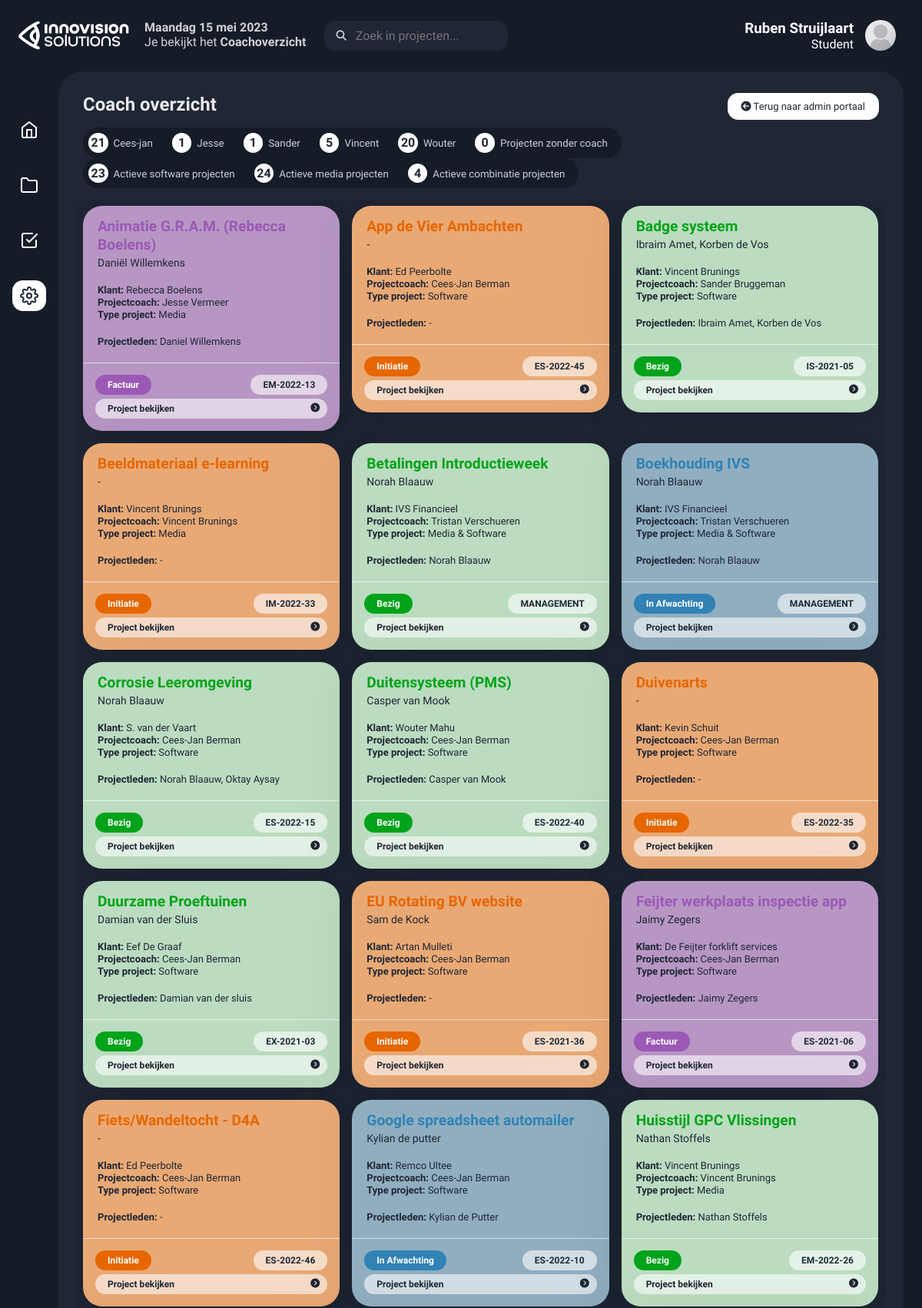
/admin_coach.php (signed in, upper part), run on the app's committed database.
### tables this page shows
CREATE TABLE IF NOT EXISTS `users` (
  `id` int NOT NULL AUTO_INCREMENT,
  `username` varchar(50) NOT NULL,
  `naam` varchar(200) NOT NULL DEFAULT 'Naam Achternaam',
  `email` varchar(200) NOT NULL DEFAULT 'naam@email.com',
  `accounttype` varchar(15) NOT NULL DEFAULT 'Gedeactiveerd',
  `password` varchar(255) NOT NULL,
  PRIMARY KEY (`id`)
);

CREATE TABLE IF NOT EXISTS `project` (
  `id` int NOT NULL AUTO_INCREMENT,
  `projectnaam` varchar(300) NOT NULL,
  `projectleider` varchar(200) NOT NULL,
  `klant` varchar(200) NOT NULL,
  `prio` varchar(200) NOT NULL,
  `projectcoach` varchar(200) NOT NULL,
  `telefoonnummer` varchar(200) NOT NULL,
  `emailklant` varchar(200) NOT NULL,
  `projectleden` varchar(1000) NOT NULL,
  `initiatieleider` varchar(200) NOT NULL,
  `project_status` varchar(20) NOT NULL DEFAULT 'In review',
  `opmerkingen` varchar(10000) NOT NULL DEFAULT 'Geen opmerkingen.',
  `opleiding` varchar(200) NOT NULL,
  `administratienummer` varchar(10) NOT NULL,
  `bewerkt_door` varchar(60) NOT NULL DEFAULT '-',
  `bewerkt_datum` varchar(25) DEFAULT '-',
  PRIMARY KEY (`id`)
);

### config/db_config.php (called while the page is built, shortened)
<?php
$months = [
  'January' => 'januari',
  'February' => 'februari',
  'March' => 'maart',
  'April' => 'april',
  'May' => 'mei',
  'June' => 'juni',
  'July' => 'juli',
  'August' => 'augustus',
  'September' => 'september',
  'October' => 'oktober',
  'November' => 'november',
  'December' => 'december'
];
$weekdays = [
  'Monday' => 'Maandag',
  'Tuesday' => 'Dinsdag',
  'Wednesday' => 'Woensdag',
  'Thursday' => 'Donderdag',
  'Friday' => 'Vrijdag',
  'Saturday' => 'Zaterdag',
  'Sunday' => 'Zondag'
];
$datetime = date('l j F Y');
$datetime = str_replace(array_keys($months),   array_values($months),   $datetime);
$datetime = str_replace(array_keys($weekdays), array_values($weekdays), $datetime);
?>

### admin_coach.php (the view, shortened to what this page needs)
<?php include("config/db_config.php");
?>
<!DOCTYPE html>
<html lang="en">
<head>
  <link rel="stylesheet" href="https://cdnjs.cloudflare.com/ajax/libs/normalize/5.0.0/normalize.min.css">
  <link rel="stylesheet" href="style.css">
</head>
<body>
<div class="app-container">
  <div class="app-header">
    <div class="app-header-left">
<?php
$sql = "SELECT * FROM project WHERE project_status!='Afgerond' AND project_status!='Gestopt' ORDER BY projectnaam;";
$result = mysqli_query($conn, $sql);
$resultCheck = mysqli_num_rows($result);
$sql = "SELECT * FROM `project` WHERE projectcoach='Wouter Mahu' AND project_status!='Afgerond' AND project_status!='Gestopt' AND project_status!='On Hold' ORDER BY projectnaam;";
$wouter = mysqli_query($conn, $sql);
$resultWouter = mysqli_num_rows($wouter);
$sql = "SELECT * FROM `project` WHERE projectcoach='Sander Bruggeman' AND project_status!='Afgerond' AND project_status!='Gestopt' AND project_status!='On Hold' ORDER BY projectnaam;";
$sander = mysqli_query($conn, $sql);
$resultSander = mysqli_num_rows($sander);
$sql = "SELECT * FROM `project` WHERE projectcoach='Vincent Brunings' AND project_status!='Afgerond' AND project_status!='Gestopt' AND project_status!='On Hold' ORDER BY projectnaam;";
$vincent = mysqli_query($conn, $sql);
$resultVincent = mysqli_num_rows($vincent);
$sql = "SELECT * FROM `project` WHERE projectcoach='Cees-Jan Berman' AND project_status!='Afgerond' AND project_status!='Gestopt' AND project_status!='On Hold' ORDER BY projectnaam;";
$ceesjan = mysqli_query($conn, $sql);
$resultCeesjan = mysqli_num_rows($ceesjan);
$sql = "SELECT * FROM `project` WHERE projectcoach='Jesse Vermeer' AND project_status!='Afgerond' AND project_status!='Gestopt' AND project_status!='On Hold' ORDER BY projectnaam;";
$jesse = mysqli_query($conn, $sql);
$resultJesse = mysqli_num_rows($jesse);
$sql = "SELECT * FROM `project` WHERE projectcoach='-' AND project_status!='Afgerond' AND project_status!='Gestopt' AND project_status!='On Hold' ORDER BY projectnaam;";
$coachloos = mysqli_query($conn, $sql);
$resultCoachloos = mysqli_num_rows($coachloos);
$sql = "SELECT * FROM `project` WHERE opleiding='Software' AND project_status!='Afgerond' AND project_status!='Gestopt' AND project_status!='On Hold' ORDER BY projectnaam;";
$software = mysqli_query($conn, $sql);
$resultSoftware = mysqli_num_rows($software);
$sql = "SELECT * FROM `project` WHERE opleiding='Media' AND project_status!='Afgerond' AND project_status!='Gestopt' AND project_status!='On Hold' ORDER BY projectnaam;";
$media = mysqli_query($conn, $sql);
$resultMedia = mysqli_num_rows($media);
$sql = "SELECT * FROM `project` WHERE opleiding='Media & Software' AND project_status!='Afgerond' AND project_status!='Gestopt' AND project_status!='On Hold' ORDER BY projectnaam;";
$combinatie = mysqli_query($conn, $sql);
$resultCombinatie = mysqli_num_rows($combinatie);
$searchresult = $_GET['search'] ?? '';
$sql = "SELECT * FROM `project` WHERE `projectnaam` LIKE '%".$searchresult."%' OR `projectleider` LIKE '%".$searchresult."%' OR `klant` LIKE '%".$searchresult."%' OR `projectleden` LIKE '%".$searchresult."%';";
$resultzoekopdracht = mysqli_query($conn, $sql);
$resultNummerZoek = mysqli_num_rows($resultzoekopdracht);
?>
<div class="item-status" style="margin-top:-5px;">
    <span class="status-type2"> <?php
      echo " <b>" . $datetime . "</b>";?><br>
      Je bekijkt het <b>Coachoverzicht</b></span>
  </div>
  <div class="search-wrapper">
        <form action="" method="GET">
        <input class="search-input" type="text" placeholder="Zoek in projecten..." name="search" id="search" value="">
        <button class="button-search" type="submit" name="searchnow"><i class="fas fa-search"></i></button>
        </form>
      </div>
  </div>
  <div class="app-header-right">
  <?php
  $persoonlijkepagina = $_SESSION['name'];
    $query = "SELECT * FROM `users` WHERE `username` = '".$persoonlijkepagina."'";
    $rows = mysqli_query($conn, $query);
    while($row = mysqli_fetch_assoc($rows))
    {
      echo'<div class="dropdown" style="float:right;">';
      echo'<div class="headeraccounts">';
      echo'<img src="img/avatar.png" alt="Avatar" class="avatar">';
      echo'<h3> ' , $row["naam"] , '</h3>';
      echo'<p>' , $row["accounttype"] , '</p>';
      echo'</div>';
      echo'<div class="dropdown-content">';
      echo'</div></div>';
    }
  ?>
    </div>
</div>
<div class="app-content">
  <div class="app-sidebar">
  <a href="index.php" class="app-sidebar-link">
    <svg xmlns="http://www.w3.org/2000/svg" width="24" height="24" viewBox="0 0 24 24" fill="none" stroke="currentColor" stroke-width="2" stroke-linecap="round" stroke-linejoin="round" class="feather feather-home">
      <path d="M3 9l9-7 9 7v11a2 2 0 0 1-2 2H5a2 2 0 0 1-2-2z" />
      <polyline points="9 22 9 12 15 12 15 22" />
    </svg>
  </a>
  <a href="projects.php" class="app-sidebar-link">
    <svg xmlns="http://www.w3.org/2000/svg" width="24" height="24" viewBox="0 0 24 24" fill="none" stroke="currentColor" stroke-width="2" stroke-linecap="round" stroke-linejoin="round" class="feather feather-folder">
      <path d="M22 19a2 2 0 0 1-2 2H4a2 2 0 0 1-2-2V5a2 2 0 0 1 2-2h5l2 3h9a2 2 0 0 1 2 2z"></path>
    </svg>
  </a>
  <a href="tickets.php" class="app-sidebar-link">
  </a>
  <a href="admin.php" class="app-sidebar-link active">
  </a>
</div>
  <div class="projects-section">
    <div class="projects-section-header">
      <p>Coach overzicht</p>
      <div class="newprojectbutton">
      <a href="admin.php"><button><i class="fas fa-arrow-circle-left"></i> Terug naar admin portaal</button></a>
    </div>
    </div>
    <div class="projects-section-line" style="margin-bottom: -15px;">
      <div class="projects-status">
      <div class="item-status">
      <form action="" method="post" class="statusformulier">
        <div class="status-type"><span class="bezig2" style="background: #FFFFFF"><?php echo $resultCeesjan; ?></span><input type="submit" class="filterbutton" name="ceesjan" value="Cees-jan"></div>
        <div class="status-type"><span class="bezig2" style="background: #FFFFFF"><?php echo $resultJesse; ?></span><input type="submit" class="filterbutton" name="jesse" value="Jesse"></div>
        <div class="status-type"><span class="bezig2" style="background: #FFFFFF"><?php echo $resultSander; ?></span><input type="submit" class="filterbutton" name="sander" value="Sander"></div>
        <div class="status-type"><span class="bezig2" style="background: #FFFFFF"><?php echo $resultVincent; ?></span><input type="submit" class="filterbutton" name="vincent" value="Vincent"></div>
        <div class="status-type"><span class="bezig2" style="background: #FFFFFF"><?php echo $resultWouter; ?></span><input type="submit" class="filterbutton" name="wouter" value="Wouter"></div>
        <div class="status-type"><span class="bezig2" style="background: #FFFFFF"><?php echo $resultCoachloos; ?></span><input type="submit" class="filterbutton" name="coachloos" value="Projecten zonder coach"></div>
      </form></div></div></div>
      <div class="projects-section-line">
      <div class="projects-status">
      <div class="item-status">
      <form action="" method="post" class="statusformulier">
      <div class="status-type"><span class="bezig2" style="background: #FFFFFF"><?php echo $resultSoftware; ?></span><input type="submit" class="filterbutton" name="software" value="Actieve software projecten"></div>
        <div class="status-type"><span class="bezig2" style="background: #FFFFFF"><?php echo $resultMedia; ?></span><input type="submit" class="filterbutton" name="media" value="Actieve media projecten"></div>
        <div class="status-type"><span class="bezig2" style="background: #FFFFFF"><?php echo $resultCombinatie; ?></span><input type="submit" class="filterbutton" name="combinatie" value="Actieve combinatie projecten"></div>
        </form>
      </div>
      </div>
    </div>
  <div class="project-boxes jsGridView">
      <?php
        if (isset($_POST["bezig"])) {
          $result = $bezig;
          $resultCheck = $resultBezig;
        } elseif (isset($_POST["factuur"])) {
          $result = $factuur;
          $resultCheck = $resultFactuur;
        } elseif (isset($_POST["afwachting"])) {
          $result = $afwachting;
          $resultCheck = $resultAfwachting;
        } elseif (isset($_POST["wos"])) {
          $result = $wachtopstart;
          $resultCheck = $resultWachtopstart;
        } elseif (isset($_POST["initiatie"])) {
          $result = $initiatie;
          $resultCheck = $resultInitiatie;
        } elseif (isset($_POST["hold"])) {
          $result = $hold;
          $resultCheck = $resultHold;
        } elseif (isset($_POST["gestopt"])) {
          $result = $gestopt;
          $resultCheck = $resultGestopt;
        } elseif (isset($_POST["afgerond"])) {
          $result = $Afgerond;
          $resultCheck = $resultAfgerond;
        } elseif (isset($_POST["software"])) {
          $result = $software;
          $resultCheck = $resultSoftware;
        } elseif (isset($_POST["media"])) {
          $result = $media;
          $resultCheck = $resultMedia;
        } elseif (isset($_POST["combinatie"])) {
          $result = $combinatie;
          $resultCheck = $resultCombinatie;
        } elseif (isset($_POST["wouter"])) {
          $result = $wouter;
          $resultCheck = $resultWouter;
        } elseif (isset($_POST["sander"])) {
          $result = $sander;
          $resultCheck = $resultSander;
        } elseif (isset($_POST["vincent"])) {
          $result = $vincent;
          $resultCheck = $resultVincent;
        } elseif (isset($_POST["ceesjan"])) {
          $result = $ceesjan;
          $resultCheck = $resultCeesjan;
        } elseif (isset($_POST["jesse"])) {
          $result = $jesse;
          $resultCheck = $resultJesse;
        } elseif (isset($_POST["coachloos"])) {
          $result = $coachloos;
          $resultCheck = $resultCoachloos;
        } elseif (isset($_GET['search'])) {
          $result = $resultzoekopdracht;
          $resultCheck = $resultNummerZoek;
        } else {
          $result = $result;
          $resultCheck = $resultCheck;
        }
        if ($resultCheck > 0) {
          while($row = mysqli_fetch_assoc($result)) {
            if ($row['project_status'] == 'Bezig'){
              $barcolor = '#00A319';
              $BGcolor = '#BBDCC0';
            }
            elseif ($row['project_status'] == 'Factuur'){
              $barcolor = '#9B59B5';
              $BGcolor = '#B796C4';
            }
            elseif ($row['project_status'] == 'In Afwachting'){
              $barcolor = '#3182B5';
              $BGcolor = '#90AEC0';
            }
            elseif ($row['project_status'] == 'Wacht op start'){
              $barcolor = '#F6AB00';
              $BGcolor = '#F7D5A7';
              $modalcolor = '#F6AB00';
            }
            elseif ($row['project_status'] == 'Initiatie'){
              $barcolor = '#E66600';
              $BGcolor = '#E9A975';
            }
            elseif ($row['project_status'] == 'On Hold'){
              $barcolor = '#1E1E1E';
              $BGcolor = '#B8B8B8';
            }
            elseif ($row['project_status'] == 'Afgerond'){
              $barcolor = '#00A319';
              $BGcolor = '#BBDCC0';
              $modalcolor = '#00A319';
            }
            elseif ($row['project_status'] == 'Gestopt'){
              $barcolor = '#FE4A41';
              $BGcolor = '#EAA4A0';
              $modalcolor = '#FE4A41';
            }
            echo'<div class="project-box-wrapper">';
            echo'<div class="project-box" style="background-color: ', $BGcolor ,';">';
            echo'<div class="project-box-content-header">';
            echo'<p class="box-content-header" style="font-size: larger; color: ',$barcolor,';"><b>' , $row['projectnaam'] , '</b></p>';
            echo'<p class="box-content-subheader">' , $row['projectleider'] , '</p>';
            echo'</div>';
            echo'<div class="box-progress-wrapper">';
            echo'<p class="box-progress-text"><b>Klant: </b>' , $row['klant'] , '</p>';
            echo'<p class="box-progress-text"><b>Projectcoach: </b>' , $row['projectcoach'] , '</p>';
            echo'<p class="box-progress-text"><b>Type project: </b>' , $row['opleiding'] , '</p><br>';
            echo'<p class="box-progress-text"><b>Projectleden: </b>' , $row['projectleden'] , '</p>';
            echo'<br>';
            echo'</div>';
            echo'<div class="project-box-footer">';
            echo'<div class="statustag" style="background-color: ' , $barcolor , ';">';
            echo $row['project_status'];
            echo '</div>';
            echo'<div class="statustag" style="color: #1f2937;">';
            echo $row['administratienummer'];
            echo '</div>';
            echo '</div>';
            echo'<details><summary>';
            echo'<div class="buttonmodal">';
            echo'Project bekijken <i class="fas fa-chevron-circle-right"></i>';
            echo'</div>';
            echo'</summary>';
            echo'</div>';
            echo'</div>';
          }
        } else {
          echo'<div class="project-box-wrapper">';
          echo'<h3>Geen projecten gevonden</h3>';
          echo'</div>';
        }
      ?>
</div>
</div>
</div>
</body>
</html>

### data on the page
users: naam "Ruben Struijlaart", accounttype "Student"
project: projectnaam "Animatie G.R.A.M. (Rebecca Boelens)", projectleider "Daniël Willemkens", klant "Rebecca Boelens", projectcoach "Jesse Vermeer", opleiding "Media", projectleden "Daniel Willemkens", project_status "Factuur", administratienummer "EM-2022-13"
project: projectnaam "App de Vier Ambachten", projectleider "-", klant "Ed Peerbolte", projectcoach "Cees-Jan Berman", opleiding "Software", projectleden "-", project_status "Initiatie", administratienummer "ES-2022-45"
project: projectnaam "Badge systeem", projectleider "Ibraim Amet, Korben de Vos", klant "Vincent Brunings", projectcoach "Sander Bruggeman", opleiding "Software", projectleden "Ibraim Amet, Korben de Vos", project_status "Bezig", administratienummer "IS-2021-05"
project: projectnaam "Beeldmateriaal e-learning", projectleider "-", klant "Vincent Brunings", projectcoach "Vincent Brunings", opleiding "Media", projectleden "-", project_status "Initiatie", administratienummer "IM-2022-33"
project: projectnaam "Betalingen Introductieweek", projectleider "Norah Blaauw", klant "IVS Financieel", projectcoach "Tristan Verschueren", opleiding "Media & Software", projectleden "Norah Blaauw", project_status "Bezig", administratienummer "MANAGEMENT"
project: projectnaam "Boekhouding IVS", projectleider "Norah Blaauw", klant "IVS Financieel", projectcoach "Tristan Verschueren", opleiding "Media & Software", projectleden "Norah Blaauw", project_status "In Afwachting", administratienummer "MANAGEMENT"
project: projectnaam "Corrosie Leeromgeving", projectleider "Norah Blaauw", klant "S. van der Vaart", projectcoach "Cees-Jan Berman", opleiding "Software", projectleden "Norah Blaauw, Oktay Aysay", project_status "Bezig", administratienummer "ES-2022-15"
project: projectnaam "Duitensysteem (PMS)", projectleider "Casper van Mook", klant "Wouter Mahu", projectcoach "Cees-Jan Berman", opleiding "Software", projectleden "Casper van Mook", project_status "Bezig", administratienummer "ES-2022-40"
project: projectnaam "Duivenarts", projectleider "-", klant "Kevin Schuit", projectcoach "Cees-Jan Berman", opleiding "Software", projectleden "-", project_status "Initiatie", administratienummer "ES-2022-35"
project: projectnaam "Duurzame Proeftuinen", projectleider "Damian van der Sluis", klant "Eef De Graaf", projectcoach "Cees-Jan Berman", opleiding "Software", projectleden "Damian van der sluis", project_status "Bezig", administratienummer "EX-2021-03"
project: projectnaam "EU Rotating BV website", projectleider "Sam de Kock", klant "Artan Mulleti", projectcoach "Cees-Jan Berman", opleiding "Software", projectleden "-", project_status "Initiatie", administratienummer "ES-2021-36"
project: projectnaam "Feijter werkplaats inspectie app", projectleider "Jaimy Zegers", klant "De Feijter forklift services", projectcoach "Cees-Jan Berman", opleiding "Software", projectleden "Jaimy Zegers", project_status "Factuur", administratienummer "ES-2021-06"
project: projectnaam "Fiets/Wandeltocht - D4A", projectleider "-", klant "Ed Peerbolte", projectcoach "Cees-Jan Berman", opleiding "Software", projectleden "-", project_status "Initiatie", administratienummer "ES-2022-46"
project: projectnaam "Google spreadsheet automailer", projectleider "Kylian de putter", klant "Remco Ultee", projectcoach "Cees-Jan Berman", opleiding "Software", projectleden "Kylian de Putter", project_status "In Afwachting", administratienummer "ES-2022-10"
project: projectnaam "Huisstijl GPC Vlissingen", projectleider "Nathan Stoffels", klant "Vincent Brunings", projectcoach "Vincent Brunings", opleiding "Media", projectleden "Nathan Stoffels", project_status "Bezig", administratienummer "EM-2022-26"

### other printed values
$datetime "Maandag 15 mei 2023"
$resultCeesjan "21"
$resultJesse "1"
$resultSander "1"
$resultVincent "5"
$resultWouter "20"
$resultCoachloos "0"
$resultSoftware "23"
$resultMedia "24"
$resultCombinatie "4"
